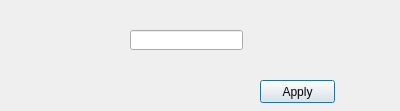
<?xml version="1.0" encoding="UTF-8"?>
<ui version="4.0">
 <class>modifier</class>
 <widget class="QDialog" name="modifier">
  <property name="geometry">
   <rect>
    <x>0</x>
    <y>0</y>
    <width>400</width>
    <height>111</height>
   </rect>
  </property>
  <property name="windowTitle">
   <string>Dialog</string>
  </property>
  <widget class="QPushButton" name="pushButton">
   <property name="geometry">
    <rect>
     <x>260</x>
     <y>80</y>
     <width>75</width>
     <height>23</height>
    </rect>
   </property>
   <property name="text">
    <string>Apply</string>
   </property>
  </widget>
  <widget class="QLineEdit" name="lineEdit">
   <property name="geometry">
    <rect>
     <x>130</x>
     <y>30</y>
     <width>113</width>
     <height>20</height>
    </rect>
   </property>
  </widget>
 </widget>
 <resources/>
 <connections/>
</ui>
